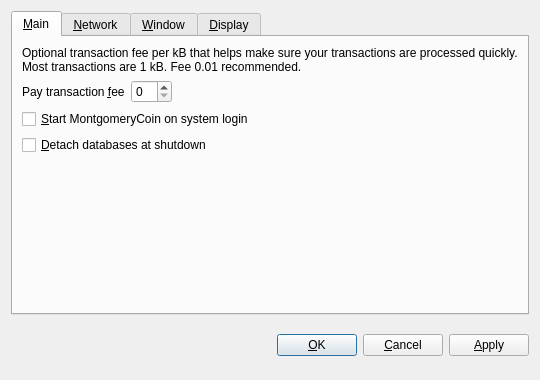
<?xml version="1.0" encoding="UTF-8"?>
<ui version="4.0">
 <class>OptionsDialog</class>
 <widget class="QDialog" name="OptionsDialog">
  <property name="geometry">
   <rect>
    <x>0</x>
    <y>0</y>
    <width>540</width>
    <height>380</height>
   </rect>
  </property>
  <property name="windowTitle">
   <string>Options</string>
  </property>
  <property name="modal">
   <bool>true</bool>
  </property>
  <layout class="QVBoxLayout" name="verticalLayout">
   <item>
    <widget class="QTabWidget" name="tabWidget">
     <property name="tabPosition">
      <enum>QTabWidget::North</enum>
     </property>
     <property name="currentIndex">
      <number>0</number>
     </property>
     <widget class="QWidget" name="tabMain">
      <attribute name="title">
       <string>&amp;Main</string>
      </attribute>
      <layout class="QVBoxLayout" name="verticalLayout_Main">
       <item>
        <widget class="QLabel" name="transactionFeeInfoLabel">
         <property name="text">
          <string>Optional transaction fee per kB that helps make sure your transactions are processed quickly. Most transactions are 1 kB. Fee 0.01 recommended.</string>
         </property>
         <property name="textFormat">
          <enum>Qt::PlainText</enum>
         </property>
         <property name="wordWrap">
          <bool>true</bool>
         </property>
        </widget>
       </item>
       <item>
        <layout class="QHBoxLayout" name="horizontalLayout_Main">
         <item>
          <widget class="QLabel" name="transactionFeeLabel">
           <property name="text">
            <string>Pay transaction &amp;fee</string>
           </property>
           <property name="textFormat">
            <enum>Qt::PlainText</enum>
           </property>
           <property name="buddy">
            <cstring>transactionFee</cstring>
           </property>
          </widget>
         </item>
         <item>
          <widget class="BitcoinAmountField" name="transactionFee"/>
         </item>
         <item>
          <spacer name="horizontalSpacer_Main">
           <property name="orientation">
            <enum>Qt::Horizontal</enum>
           </property>
           <property name="sizeHint" stdset="0">
            <size>
             <width>40</width>
             <height>20</height>
            </size>
           </property>
          </spacer>
         </item>
        </layout>
       </item>
       <item>
        <widget class="QCheckBox" name="bitcoinAtStartup">
         <property name="toolTip">
          <string>Automatically start MontgomeryCoin after logging in to the system.</string>
         </property>
         <property name="text">
          <string>&amp;Start MontgomeryCoin on system login</string>
         </property>
        </widget>
       </item>
       <item>
        <widget class="QCheckBox" name="detachDatabases">
         <property name="toolTip">
          <string>Detach block and address databases at shutdown. This means they can be moved to another data directory, but it slows down shutdown. The wallet is always detached.</string>
         </property>
         <property name="text">
          <string>&amp;Detach databases at shutdown</string>
         </property>
        </widget>
       </item>
       <item>
        <spacer name="verticalSpacer_Main">
         <property name="orientation">
          <enum>Qt::Vertical</enum>
         </property>
         <property name="sizeHint" stdset="0">
          <size>
           <width>20</width>
           <height>40</height>
          </size>
         </property>
        </spacer>
       </item>
      </layout>
     </widget>
     <widget class="QWidget" name="tabNetwork">
      <attribute name="title">
       <string>&amp;Network</string>
      </attribute>
      <layout class="QVBoxLayout" name="verticalLayout_Network">
       <item>
        <widget class="QCheckBox" name="mapPortUpnp">
         <property name="toolTip">
          <string>Automatically open the MontgomeryCoin client port on the router. This only works when your router supports UPnP and it is enabled.</string>
         </property>
         <property name="text">
          <string>Map port using &amp;UPnP</string>
         </property>
        </widget>
       </item>
       <item>
        <widget class="QCheckBox" name="connectSocks">
         <property name="toolTip">
          <string>Connect to the MontgomeryCoin network through a SOCKS proxy (e.g. when connecting through Tor).</string>
         </property>
         <property name="text">
          <string>&amp;Connect through SOCKS proxy:</string>
         </property>
        </widget>
       </item>
       <item>
        <layout class="QHBoxLayout" name="horizontalLayout_Network">
         <item>
          <widget class="QLabel" name="proxyIpLabel">
           <property name="text">
            <string>Proxy &amp;IP:</string>
           </property>
           <property name="textFormat">
            <enum>Qt::PlainText</enum>
           </property>
           <property name="buddy">
            <cstring>proxyIp</cstring>
           </property>
          </widget>
         </item>
         <item>
          <widget class="QValidatedLineEdit" name="proxyIp">
           <property name="maximumSize">
            <size>
             <width>140</width>
             <height>16777215</height>
            </size>
           </property>
           <property name="toolTip">
            <string>IP address of the proxy (e.g. 127.0.0.1)</string>
           </property>
          </widget>
         </item>
         <item>
          <widget class="QLabel" name="proxyPortLabel">
           <property name="text">
            <string>&amp;Port:</string>
           </property>
           <property name="textFormat">
            <enum>Qt::PlainText</enum>
           </property>
           <property name="buddy">
            <cstring>proxyPort</cstring>
           </property>
          </widget>
         </item>
         <item>
          <widget class="QLineEdit" name="proxyPort">
           <property name="maximumSize">
            <size>
             <width>55</width>
             <height>16777215</height>
            </size>
           </property>
           <property name="toolTip">
            <string>Port of the proxy (e.g. 9050)</string>
           </property>
          </widget>
         </item>
         <item>
          <widget class="QLabel" name="socksVersionLabel">
           <property name="text">
            <string>SOCKS &amp;Version:</string>
           </property>
           <property name="textFormat">
            <enum>Qt::PlainText</enum>
           </property>
           <property name="buddy">
            <cstring>socksVersion</cstring>
           </property>
          </widget>
         </item>
         <item>
          <widget class="QValueComboBox" name="socksVersion">
           <property name="toolTip">
            <string>SOCKS version of the proxy (e.g. 5)</string>
           </property>
          </widget>
         </item>
         <item>
          <spacer name="horizontalSpacer_Network">
           <property name="orientation">
            <enum>Qt::Horizontal</enum>
           </property>
           <property name="sizeHint" stdset="0">
            <size>
             <width>40</width>
             <height>20</height>
            </size>
           </property>
          </spacer>
         </item>
        </layout>
       </item>
       <item>
        <spacer name="verticalSpacer_Network">
         <property name="orientation">
          <enum>Qt::Vertical</enum>
         </property>
         <property name="sizeHint" stdset="0">
          <size>
           <width>20</width>
           <height>40</height>
          </size>
         </property>
        </spacer>
       </item>
      </layout>
     </widget>
     <widget class="QWidget" name="tabWindow">
      <attribute name="title">
       <string>&amp;Window</string>
      </attribute>
      <layout class="QVBoxLayout" name="verticalLayout_Window">
       <item>
        <widget class="QCheckBox" name="minimizeToTray">
         <property name="toolTip">
          <string>Show only a tray icon after minimizing the window.</string>
         </property>
         <property name="text">
          <string>&amp;Minimize to the tray instead of the taskbar</string>
         </property>
        </widget>
       </item>
       <item>
        <widget class="QCheckBox" name="minimizeOnClose">
         <property name="toolTip">
          <string>Minimize instead of exit the application when the window is closed. When this option is enabled, the application will be closed only after selecting Quit in the menu.</string>
         </property>
         <property name="text">
          <string>M&amp;inimize on close</string>
         </property>
        </widget>
       </item>
       <item>
        <spacer name="verticalSpacer_Window">
         <property name="orientation">
          <enum>Qt::Vertical</enum>
         </property>
         <property name="sizeHint" stdset="0">
          <size>
           <width>20</width>
           <height>40</height>
          </size>
         </property>
        </spacer>
       </item>
      </layout>
     </widget>
     <widget class="QWidget" name="tabDisplay">
      <attribute name="title">
       <string>&amp;Display</string>
      </attribute>
      <layout class="QVBoxLayout" name="verticalLayout_Display">
       <item>
        <layout class="QHBoxLayout" name="horizontalLayout_1_Display">
         <item>
          <widget class="QLabel" name="langLabel">
           <property name="text">
            <string>User Interface &amp;language:</string>
           </property>
           <property name="textFormat">
            <enum>Qt::PlainText</enum>
           </property>
           <property name="buddy">
            <cstring>lang</cstring>
           </property>
          </widget>
         </item>
         <item>
          <widget class="QValueComboBox" name="lang">
           <property name="toolTip">
            <string>The user interface language can be set here. This setting will take effect after restarting MontgomeryCoin.</string>
           </property>
          </widget>
         </item>
        </layout>
       </item>
       <item>
        <layout class="QHBoxLayout" name="horizontalLayout_2_Display">
         <item>
          <widget class="QLabel" name="unitLabel">
           <property name="text">
            <string>&amp;Unit to show amounts in:</string>
           </property>
           <property name="textFormat">
            <enum>Qt::PlainText</enum>
           </property>
           <property name="buddy">
            <cstring>unit</cstring>
           </property>
          </widget>
         </item>
         <item>
          <widget class="QValueComboBox" name="unit">
           <property name="toolTip">
            <string>Choose the default subdivision unit to show in the interface and when sending coins.</string>
           </property>
          </widget>
         </item>
        </layout>
       </item>
       <item>
        <widget class="QCheckBox" name="displayAddresses">
         <property name="toolTip">
          <string>Whether to show MontgomeryCoin addresses in the transaction list or not.</string>
         </property>
         <property name="text">
          <string>&amp;Display addresses in transaction list</string>
         </property>
        </widget>
       </item>
       <item>
        <widget class="QCheckBox" name="coinControlFeatures">
         <property name="toolTip">
          <string>Whether to show coin control features or not.</string>
         </property>
         <property name="text">
          <string>Display coin &amp;control features (experts only!)</string>
         </property>
        </widget>
       </item>
       <item>
        <spacer name="verticalSpacer_Display">
         <property name="orientation">
          <enum>Qt::Vertical</enum>
         </property>
         <property name="sizeHint" stdset="0">
          <size>
           <width>20</width>
           <height>40</height>
          </size>
         </property>
        </spacer>
       </item>
      </layout>
     </widget>
    </widget>
   </item>
   <item>
    <layout class="QHBoxLayout" name="horizontalLayout_Buttons">
     <item>
      <spacer name="horizontalSpacer_1">
       <property name="orientation">
        <enum>Qt::Horizontal</enum>
       </property>
       <property name="sizeHint" stdset="0">
        <size>
         <width>40</width>
         <height>48</height>
        </size>
       </property>
      </spacer>
     </item>
     <item>
      <widget class="QLabel" name="statusLabel">
       <property name="font">
        <font>
         <weight>75</weight>
         <bold>true</bold>
        </font>
       </property>
       <property name="text">
        <string/>
       </property>
       <property name="textFormat">
        <enum>Qt::PlainText</enum>
       </property>
       <property name="wordWrap">
        <bool>true</bool>
       </property>
      </widget>
     </item>
     <item>
      <spacer name="horizontalSpacer_2">
       <property name="orientation">
        <enum>Qt::Horizontal</enum>
       </property>
       <property name="sizeHint" stdset="0">
        <size>
         <width>40</width>
         <height>48</height>
        </size>
       </property>
      </spacer>
     </item>
     <item>
      <widget class="QPushButton" name="okButton">
       <property name="text">
        <string>&amp;OK</string>
       </property>
      </widget>
     </item>
     <item>
      <widget class="QPushButton" name="cancelButton">
       <property name="text">
        <string>&amp;Cancel</string>
       </property>
       <property name="autoDefault">
        <bool>false</bool>
       </property>
      </widget>
     </item>
     <item>
      <widget class="QPushButton" name="applyButton">
       <property name="text">
        <string>&amp;Apply</string>
       </property>
       <property name="autoDefault">
        <bool>false</bool>
       </property>
      </widget>
     </item>
    </layout>
   </item>
  </layout>
 </widget>
 <customwidgets>
  <customwidget>
   <class>BitcoinAmountField</class>
   <extends>QSpinBox</extends>
   <header>bitcoinamountfield.h</header>
  </customwidget>
  <customwidget>
   <class>QValueComboBox</class>
   <extends>QComboBox</extends>
   <header>qvaluecombobox.h</header>
  </customwidget>
  <customwidget>
   <class>QValidatedLineEdit</class>
   <extends>QLineEdit</extends>
   <header>qvalidatedlineedit.h</header>
  </customwidget>
 </customwidgets>
 <resources/>
 <connections/>
</ui>
